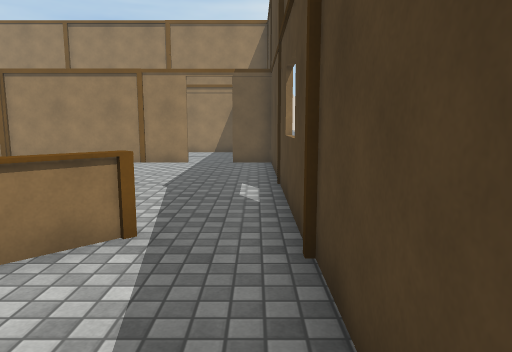
[1] (above)

24 first-person views from a walk through a 3-D level made in the Unity game engine. The camera is 1.4 m above the floor, tilts 8° down and sees 70° across. The floor is counted in squares, 1 m on a side. Each view is taken from the middle of a square. On the plan, view 1 faces up. The plan holds only what a view shows up to about 16 squares ahead; the rest is blank. The place goes on beyond the plan. Some surface patterns are stand-ins.

[2]
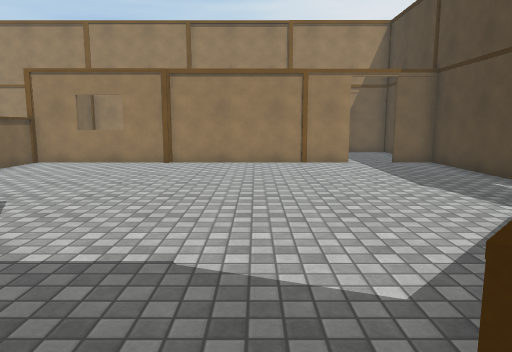

[3]
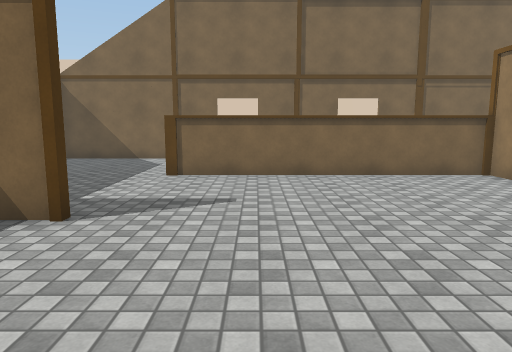

[4]
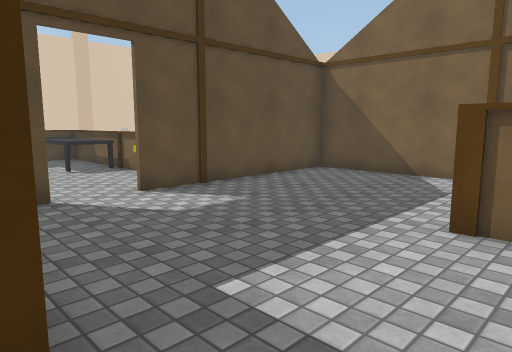

[5]
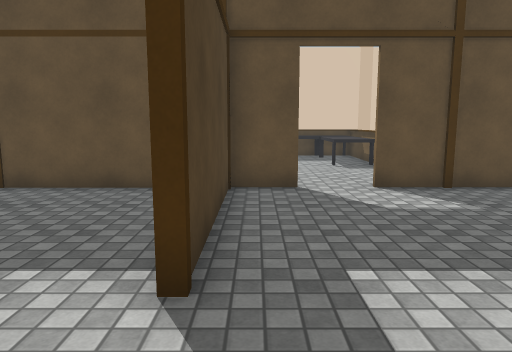

[6]
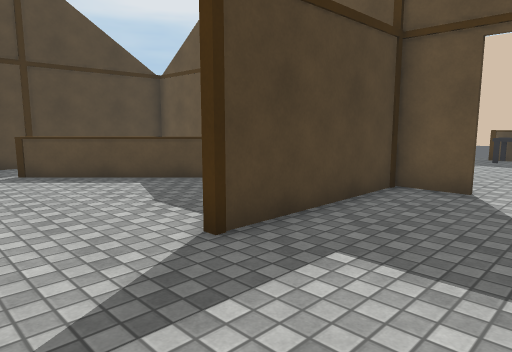

[7]
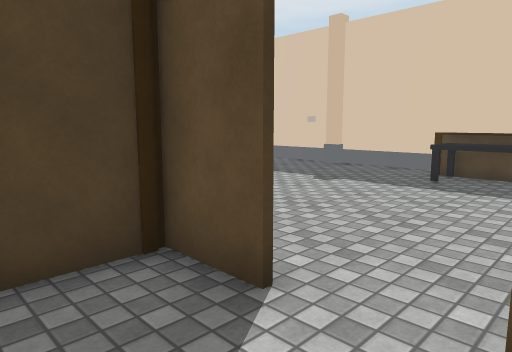

[8]
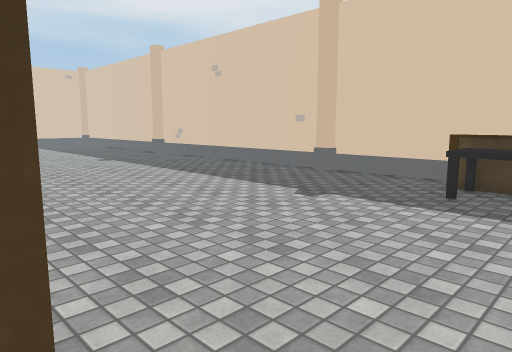

[9]
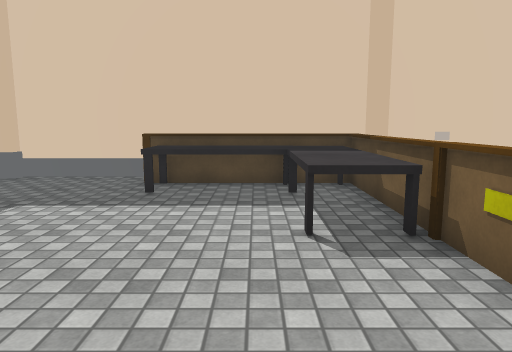

[10]
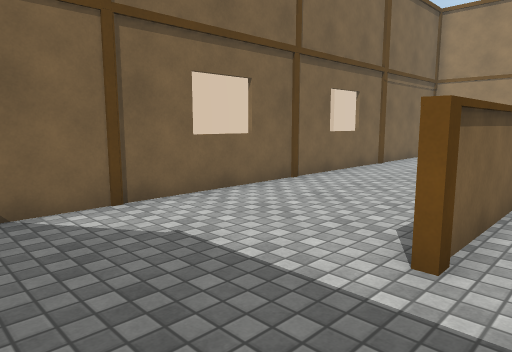

[11]
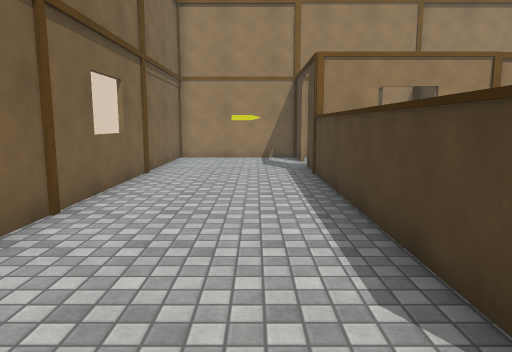

[12]
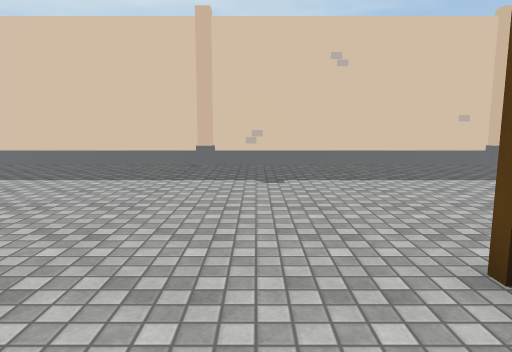

[13]
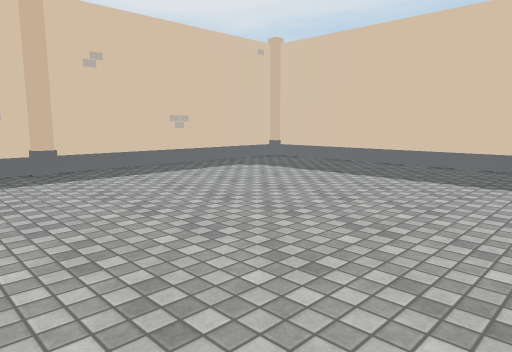

[14]
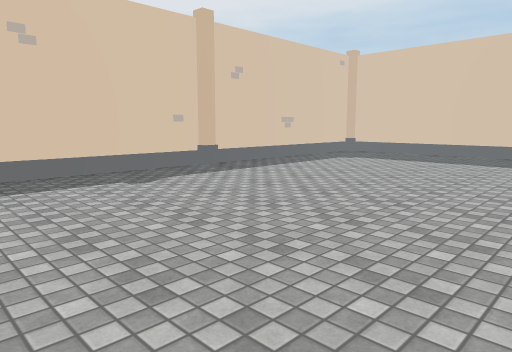

[15]
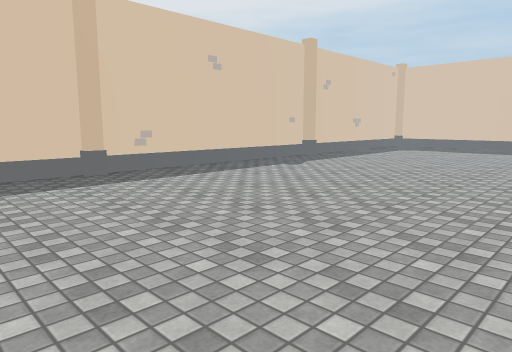

[16]
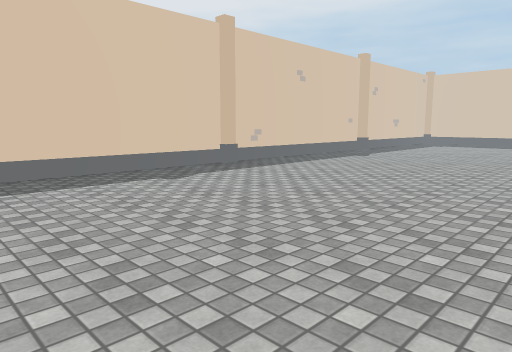

[17]
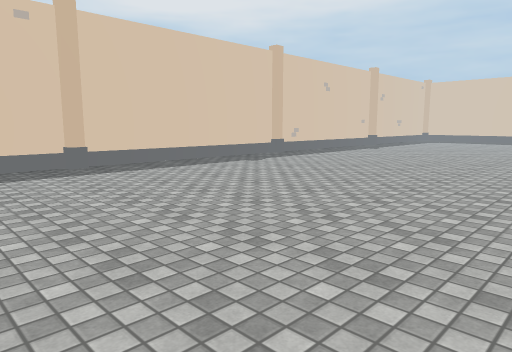

[18]
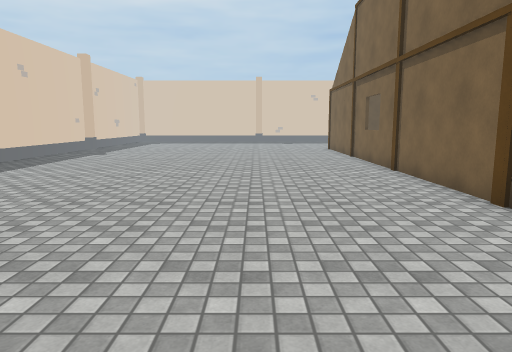

[19]
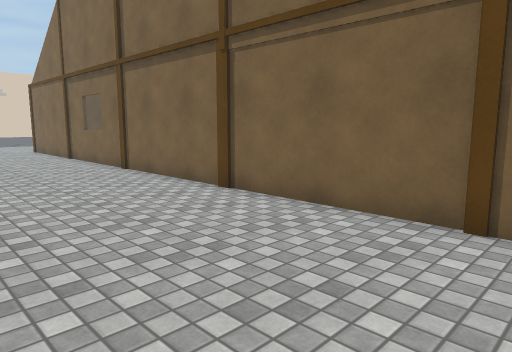

[20]
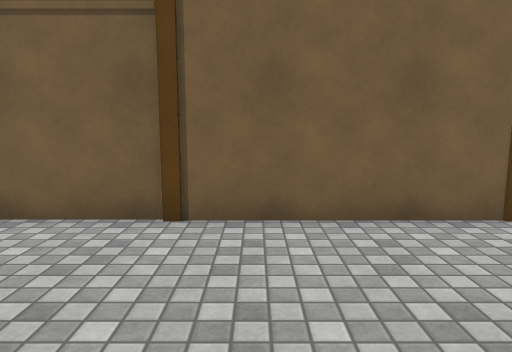

[21]
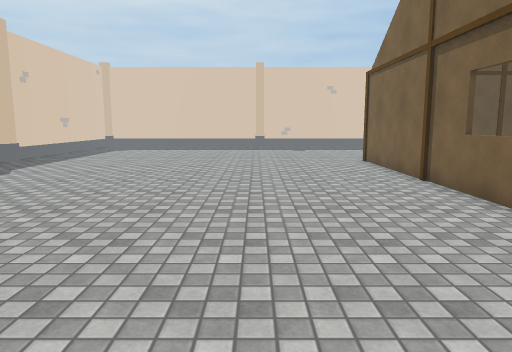

[22]
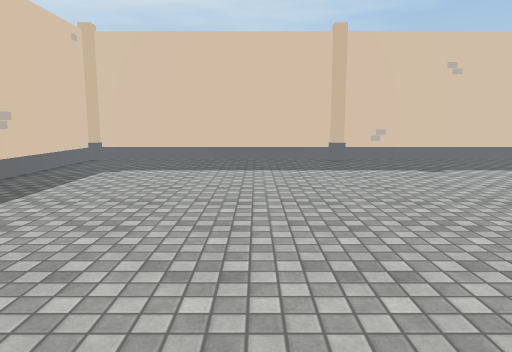

[23]
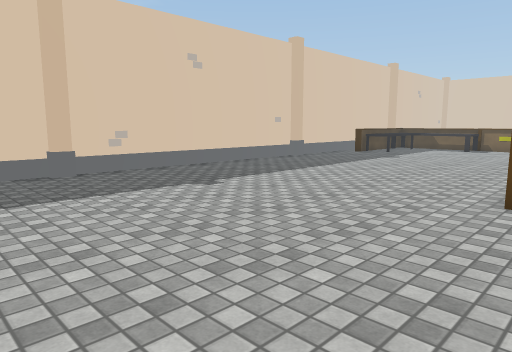

[24]
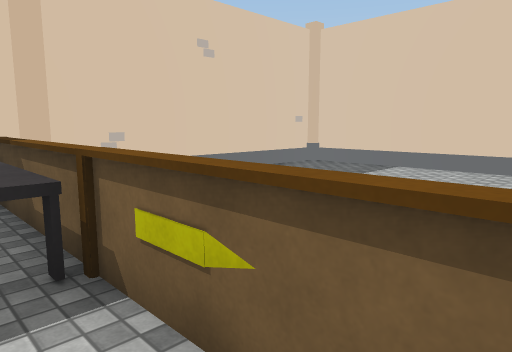

### Floor plan
Points are (right, up) in squares from view 1. A wall is a line through its corners. A room is listed if a view was taken in it or the views show most of it. See-through windows are left out.
Room 1 (view 1)
walls: (0.6, -0.5) (0.6, 2.5); (-3.6, -1.1) (0.4, -1.1)
ways out: opening at (-1.5, 1.2) to room 2
Room 2 (views 2, 3, 4, 5, 6, 7, 8, 9, 10, 11, 12, 13, 14, 15, 16, 17, 18, 19, 20, 21, 22, 23, 24)
walls: (-1.5, 4.6) (-2.6, 3.5); (-5.2, 1.1) (-1.6, 4.6); (0.6, 2.5) (0.6, 13.6) (-0.9, 13.6); (-9.3, 3.6) (-9.3, 3.1); (-7.8, -1.1) (-3.6, -1.1); (-9.4, -0.5) (-9.4, 3.6); (-2.5, 13.6) (-13.5, 13.6); (-11, -1.1) (-9.5, -1.1); (-14.3, 5.2) (-14.3, 15.2); (-14.2, 13.5) (-14.2, 4.5); (-5.6, -10.6) (-5, -10.6); (-18.5, -1.1) (-14.4, -1.1); (-14.3, 16.9) (-14.3, 17.4); (-5.2, -10.9) (4.5, -10.9); (-14.5, 18.7) (-18.5, 18.7); (4.4, -10.6) (5.1, -10.6); (-14.4, -9.7) (-9.2, -9.7); (4.9, -10.9) (14.4, -10.9); (14.3, 8.6) (14.3, 9.4); (14.6, 9.1) (14.6, 18.5); (0.7, 23.5) (0.7, -0.5); (-15, -10.9) (-5.6, -10.9); (-15.5, -10.6) (-14.9, -10.6); (14.3, -1.4) (14.3, -0.8) (14.6, -0.8) (14.6, 6.6); (-19.2, 18.4) (-19.2, -0.5); (14.6, -4.5) (14.6, -1.2); (-25.1, 11.9) (-25.1, 9.5); (14.3, 18.4) (14.3, 19) (14.6, 19) (14.6, 20.9); (-25.1, -4) (-25.1, -10.9) (-15.5, -10.9); (14.1, -10.6) (14.6, -10.6) (14.6, -6.4)
ways out: opening at (-1.5, 1.2) to room 1
objects: brown beam (-19, 4); brown beam (-19, 9); other object (-19, 14); table (-14, -9) to (-10, -6); brown beam (-14, -5) to (-14, -2); brown beam (-14, 14); brown beam (-14, 18); brown beam (-9, 4); brown beam (-9, 14); brown beam (-4, -1); other object (-4, 14); other object (1, -1); brown beam (1, 4); brown beam (1, 9); brown beam (1, 14); brown beam (1, 19); other object (15, -6); other object (15, -5); other object (15, 7); other object (15, 8)

Positions as (right, up) in squares from view 1, and headings:
1: (0, 0), facing up
2: (-6, 0), facing up
3: (-4, 7), facing left
4: (-9, 6), facing down-left
5: (-10, 7), facing down
6: (-13, 7), facing down-right
7: (-13, 1), facing down-right
8: (-12, -1), facing down-right
9: (-12, -1), facing down
10: (-13, 1), facing up-left
11: (-16, 3), facing up
12: (3, 2), facing down
13: (3, 2), facing down-right
14: (4, 7), facing down-right
15: (4, 13), facing down-right
16: (4, 18), facing down-right
17: (2, 23), facing down-right
18: (5, 20), facing down
19: (6, 20), facing down-left
20: (6, 20), facing left
21: (5, 13), facing down
22: (8, 4), facing down
23: (8, 0), facing down-left
24: (-13, -2), facing down-left
